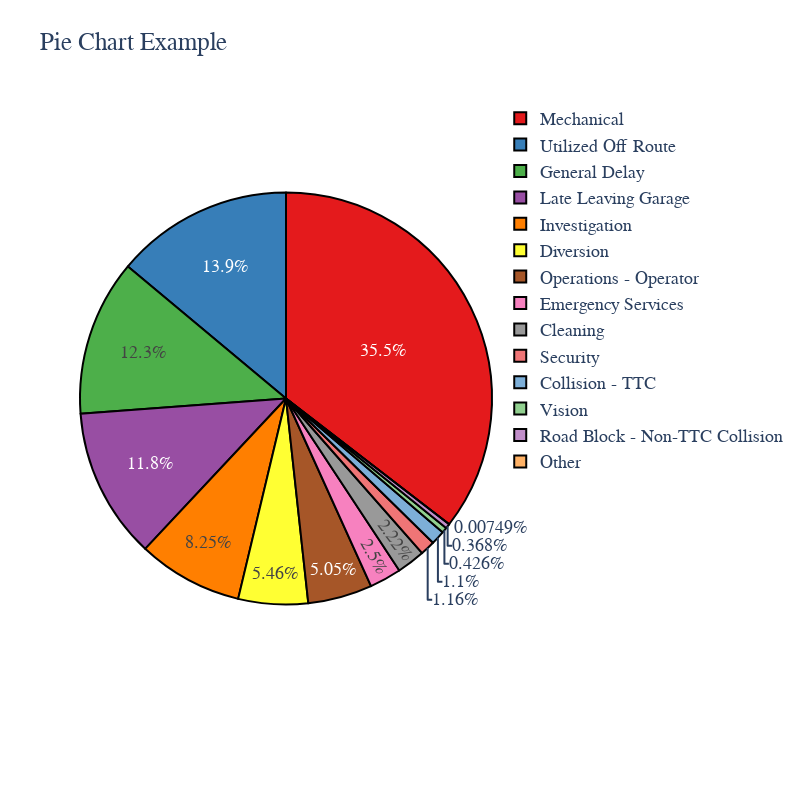

Write notebook code for a chart like this one.
### Markdown cell above
### What Caused the Delays?
Plotting a Pie-chart to show the share of each incident for all the ttc bus delays from 2014 to 2022

### Code cell
import plotly.express as px

df=bus_delay.copy()
Incident_data = df['Incident'].value_counts().reset_index()
Incident_data_major = Incident_data[Incident_data['count'] >= 2000]

# Update the 'Incident' column to 'Other' for incidents with less than 1000 counts
Incident_data['Incident'] = Incident_data.apply(lambda row: 'Other' if row['count'] < 1000 else row['Incident'], axis=1)

# Set the size of the figure using the width and height parameters
fig = px.pie(
    Incident_data,
    names='Incident',
    values='count',
    title='Pie Chart Example',
    width=800,
    height=800,
    color_discrete_sequence=px.colors.qualitative.Set1  # Use a more vibrant color palette
)

fig.update_traces(
    texttemplate='',  # Set the text template to an empty string to hide percentages
    marker=dict(line=dict(color='black', width=2))  # Add borders to the pie chart
)

# Customize the text font
fig.update_layout(font=dict(family='Arial', size=18))



fig.show()

### Figure 1 — Plotly figure (JSON) as saved in the notebook; plotly's stock layout.template omitted (floating-point values rounded to 4 significant figures)
{"data": [{"domain": {"x": [0, 1], "y": [0, 1]}, "hovertemplate": "Incident=%{label}<br>count=%{value}<extra></extra>", "labels": ["Mechanical", "Utilized Off Route", "General Delay", "Late Leaving Garage", "Investigation", "Diversion", "Operations - Operator", "Emergency Services", "Cleaning", "Security", "Collision - TTC", "Vision", "Road Block - Non-TTC Collision", "Other"], "legendgroup": "", "marker": {"line": {"color": "black", "width": 2}}, "name": "", "showlegend": true, "texttemplate": "", "type": "pie", "values": [208325, 81841, 72009, 69578, 48465, 32092, 29648, 14678, 13056, 6795, 6455, 2502, 2165, 44]}], "layout": {"font": {"family": "Arial", "size": 18}, "height": 800, "legend": {"tracegroupgap": 0}, "piecolorway": ["rgb(228,26,28)", "rgb(55,126,184)", "rgb(77,175,74)", "rgb(152,78,163)", "rgb(255,127,0)", "rgb(255,255,51)", "rgb(166,86,40)", "rgb(247,129,191)", "rgb(153,153,153)"], "title": {"text": "Pie Chart Example"}, "width": 800}}
